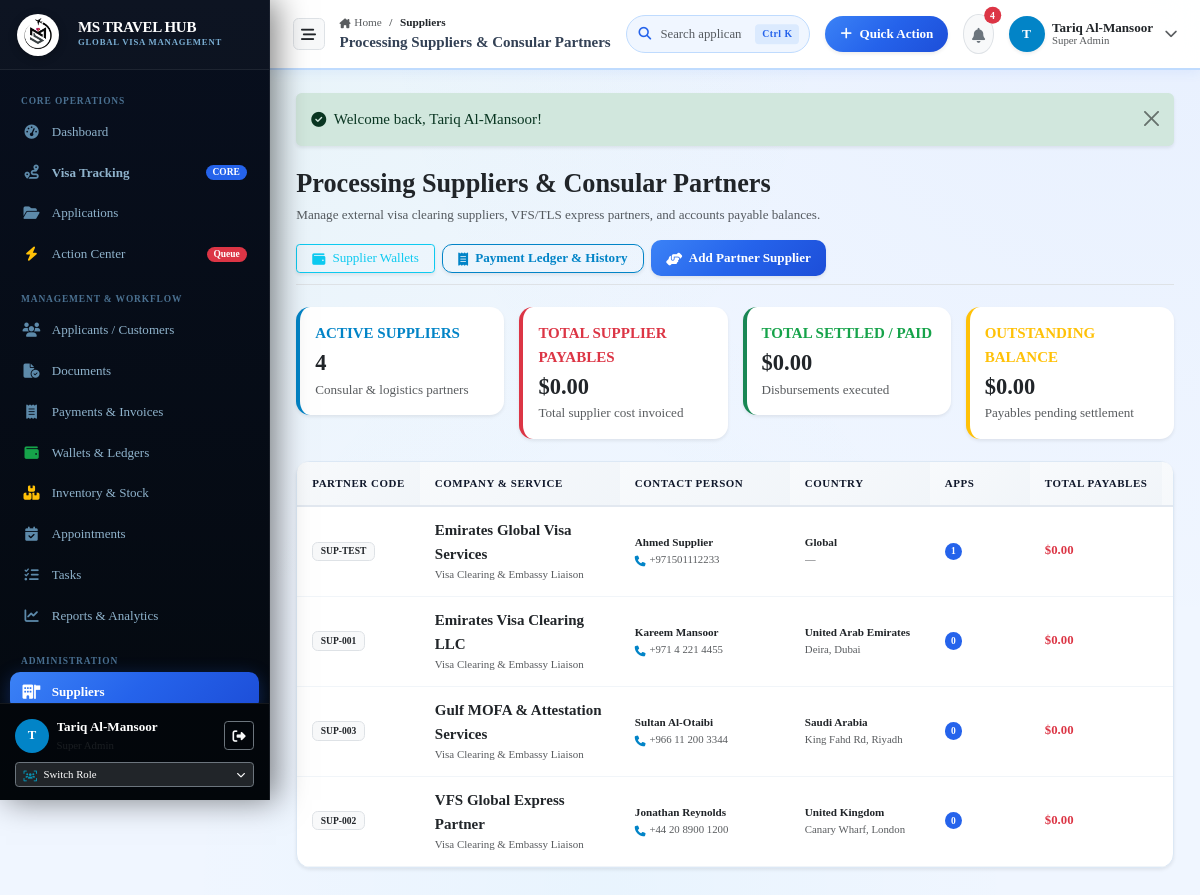
The page /suppliers (signed in) on the database as committed earlier.
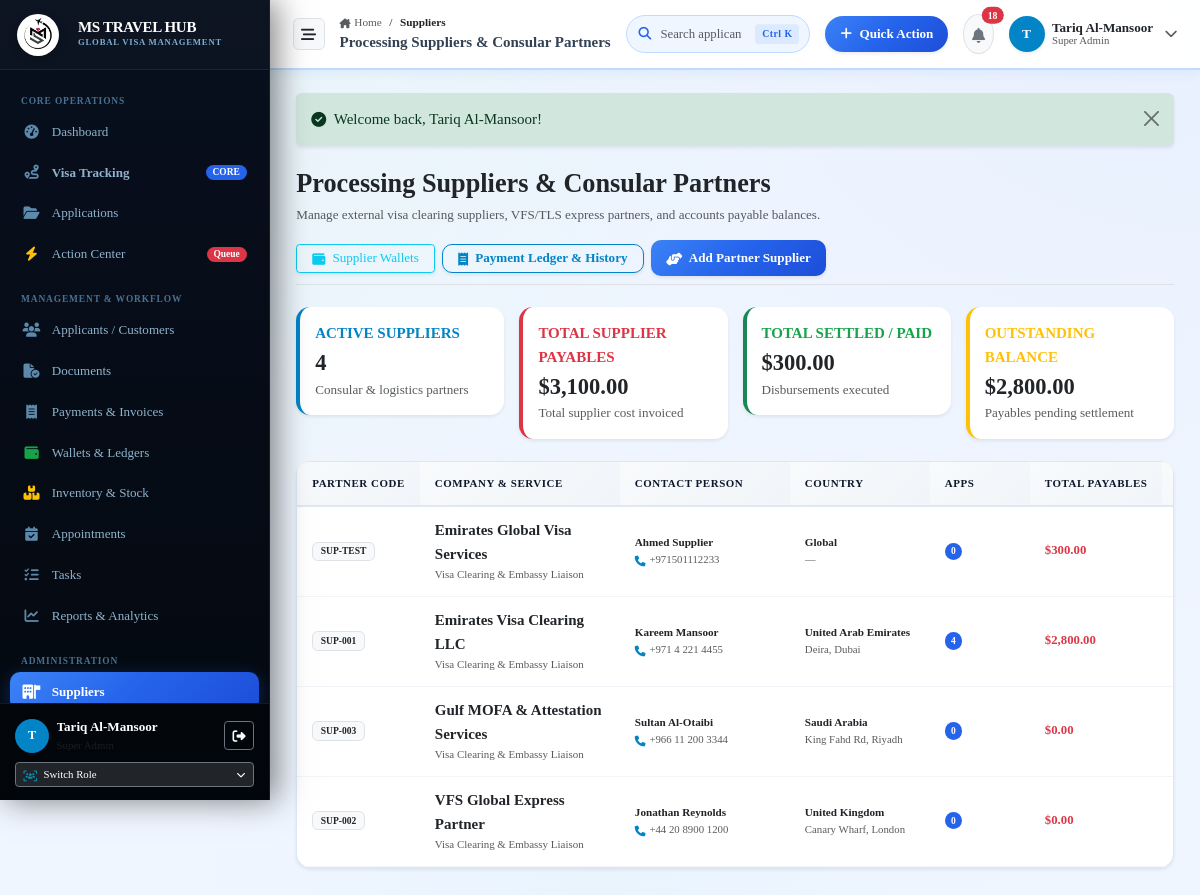
The same page on the database as committed later.
### tables this page shows
CREATE TABLE suppliers (
    id INTEGER PRIMARY KEY AUTOINCREMENT,
    supplier_code TEXT NOT NULL UNIQUE,
    company_name TEXT NOT NULL,
    contact_person TEXT,
    mobile TEXT,
    whatsapp TEXT,
    email TEXT,
    country TEXT,
    address TEXT,
    payment_terms TEXT,
    bank_details TEXT,
    notes TEXT,
    is_active INTEGER DEFAULT 1,
    created_at DATETIME DEFAULT CURRENT_TIMESTAMP,
    updated_at DATETIME DEFAULT CURRENT_TIMESTAMP
, password_hash TEXT NULL, last_login_at DATETIME NULL, portal_enabled INTEGER DEFAULT 0);

### app/Controllers/SupplierController.php (called while the page is built, shortened)
<?php
class SupplierController
{
    public function index(): void
    {
        $pdo = Database::getConnection();
        $sql = "SELECT s.*,
            COUNT(DISTINCT a.id) as total_applications,
            COALESCE((SELECT SUM(sp.payable_amount) FROM supplier_payments sp WHERE sp.supplier_id = s.id), 0) as total_payables,
            COALESCE((SELECT SUM(sp.paid_amount) FROM supplier_payments sp WHERE sp.supplier_id = s.id), 0) as total_paid
            FROM suppliers s
            LEFT JOIN applications a ON a.supplier_id = s.id
            WHERE 1=1";
        $params = [];
        $sql .= " GROUP BY s.id ORDER BY s.is_active DESC, s.company_name ASC";
        $stmt = $pdo->prepare($sql);
        $stmt->execute($params);
        $suppliers = $stmt->fetchAll(PDO::FETCH_ASSOC);
        require_once dirname(__DIR__) . '/Views/suppliers/index.php';
    }
}

### app/autoload.php (called while the page is built, shortened)
<?php
function e(?string $string): string {
    return htmlspecialchars((string)($string ?? ''), ENT_QUOTES, 'UTF-8');
}
function auth_user(): ?array {
    return $_SESSION['user'] ?? null;
}
function get_flash(): ?array {
    if (isset($_SESSION['flash'])) {
        $flash = $_SESSION['flash'];
        return $flash;
    }
    return null;
}
function format_currency(float $amount, string $currency = 'USD'): string {
    return '$' . number_format($amount, 2);
}

### app/Views/suppliers/index.php (the view, shortened to what the changed rows need)
<?php
$pageTitle = 'Processing Suppliers & Consular Partners — VISA TRACK';
$flash = get_flash();
require_once dirname(__DIR__) . '/layouts/header.php';
require_once dirname(__DIR__) . '/layouts/sidebar.php';
require_once dirname(__DIR__) . '/layouts/topbar.php';
$totalPayablesSum = 0;
$totalSettledSum = 0;
$totalOutstandingSum = 0;
foreach ($suppliers as $s) {
    $pay = (float)($s['total_payables'] ?? 0);
    $paid = (float)($s['total_paid'] ?? 0);
    $totalPayablesSum += $pay;
    $totalSettledSum += $paid;
    $totalOutstandingSum += max(0, $pay - $paid);
}
?>
<div class="content-body">
  <?php if ($flash): ?>
    <div class="alert alert-<?= e($flash['type'] === 'danger' ? 'danger' : ($flash['type'] === 'success' ? 'success' : 'info')) ?> alert-dismissible fade show mb-4 border-0 shadow-sm" role="alert">
      <div class="d-flex align-items-center gap-2">
        <i class="fa-solid <?= $flash['type'] === 'danger' ? 'fa-circle-exclamation' : ($flash['type'] === 'success' ? 'fa-circle-check' : 'fa-circle-info') ?>"></i>
        <span><?= e($flash['message']) ?></span>
      </div>
      <button type="button" class="btn-close" data-bs-dismiss="alert"></button>
    </div>
  <?php endif; ?>
  <div class="d-flex flex-wrap align-items-center justify-content-between gap-3 mb-4 pb-2 border-bottom">
    <div>
      <h3 class="fw-bold brand-font text-dark mb-1">Processing Suppliers &amp; Consular Partners</h3>
      <p class="text-muted small mb-0">Manage external visa clearing suppliers, VFS/TLS express partners, and accounts payable balances.</p>
    </div>
    <div class="d-flex align-items-center gap-2">
      <a href="/suppliers/wallet" class="btn btn-outline-info btn-sm px-3 shadow-sm">
        <i class="fa-solid fa-wallet me-1"></i> Supplier Wallets
      </a>
      <a href="/suppliers/payments" class="btn btn-outline-primary btn-sm px-3 shadow-sm">
        <i class="fa-solid fa-receipt me-1"></i> Payment Ledger &amp; History
      </a>
      <button class="btn btn-primary btn-sm px-3 shadow-sm" data-bs-toggle="modal" data-bs-target="#newSupplierModal">
        <i class="fa-solid fa-handshake-angle me-1"></i> Add Partner Supplier
      </button>
    </div>
  </div>
  <div class="row g-3 mb-4">
    <div class="col-md-3">
      <div class="card card-enterprise border-0 shadow-sm border-start border-primary border-4 p-3">
        <div class="text-xs fw-bold text-primary text-uppercase mb-1">Active Suppliers</div>
        <div class="h4 mb-0 fw-bold text-dark"><?= count($suppliers) ?></div>
        <div class="text-muted small mt-1">Consular &amp; logistics partners</div>
      </div>
    </div>
    <div class="col-md-3">
      <div class="card card-enterprise border-0 shadow-sm border-start border-danger border-4 p-3">
        <div class="text-xs fw-bold text-danger text-uppercase mb-1">Total Supplier Payables</div>
        <div class="h4 mb-0 fw-bold text-dark"><?= format_currency($totalPayablesSum) ?></div>
        <div class="text-muted small mt-1">Total supplier cost invoiced</div>
      </div>
    </div>
    <div class="col-md-3">
      <div class="card card-enterprise border-0 shadow-sm border-start border-success border-4 p-3">
        <div class="text-xs fw-bold text-success text-uppercase mb-1">Total Settled / Paid</div>
        <div class="h4 mb-0 fw-bold text-dark"><?= format_currency($totalSettledSum) ?></div>
        <div class="text-muted small mt-1">Disbursements executed</div>
      </div>
    </div>
    <div class="col-md-3">
      <div class="card card-enterprise border-0 shadow-sm border-start border-warning border-4 p-3">
        <div class="text-xs fw-bold text-warning text-uppercase mb-1">Outstanding Balance</div>
        <div class="h4 mb-0 fw-bold text-dark"><?= format_currency($totalOutstandingSum) ?></div>
        <div class="text-muted small mt-1">Payables pending settlement</div>
      </div>
    </div>
  </div>
  <div class="card card-enterprise shadow-sm">
    <div class="table-responsive">
      <table class="table-modern mb-0">
        <thead>
          <tr>
            <th style="min-width: 120px;">Partner Code</th>
            <th style="min-width: 200px;">Company &amp; Service</th>
            <th style="min-width: 170px;">Contact Person</th>
            <th style="min-width: 140px;">Country</th>
            <th style="min-width: 100px;">Apps</th>
            <th style="min-width: 120px;">Total Payables</th>
            <th style="min-width: 120px;">Total Settled</th>
          </tr>
        </thead>
        <tbody>
          <?php if (empty($suppliers)): ?>
            <tr><td colspan="9" class="text-center py-5 text-muted">No external suppliers registered.</td></tr>
          <?php else: ?>
            <?php foreach ($suppliers as $sup): ?>
              <tr>
                <td>
                  <span class="badge bg-light text-dark border fw-bold px-2 py-1"><?= e($sup['supplier_code']) ?></span>
                </td>
                <td>
                  <div class="fw-bold text-dark fs-6"><?= e($sup['company_name']) ?></div>
                  <div class="text-muted small" style="font-size: 0.73rem;"><?= e($sup['services_provided'] ?? 'Visa Clearing & Embassy Liaison') ?></div>
                </td>
                <td>
                  <div class="fw-semibold small text-dark"><?= e($sup['contact_person'] ?: 'Operations Desk') ?></div>
                  <div class="text-muted" style="font-size: 0.72rem;">
                    <i class="fa-solid fa-phone me-1 text-primary"></i><?= e($sup['mobile'] ?: $sup['email'] ?: '—') ?>
                  </div>
                </td>
                <td>
                  <div class="small fw-semibold text-dark"><?= e($sup['country'] ?: 'Global') ?></div>
                  <div class="text-muted text-truncate" style="font-size: 0.72rem; max-width: 150px;"><?= e($sup['address'] ?: '—') ?></div>
                </td>
                <td>
                  <span class="badge bg-primary rounded-pill px-2.5 py-1"><?= (int)$sup['total_applications'] ?></span>
                </td>
                <td>
                  <span class="fw-bold text-danger"><?= format_currency((float)$sup['total_payables']) ?></span>
                </td>
                <td>
                </td>
              </tr>
            <?php endforeach; ?>
          <?php endif; ?>
        </tbody>
      </table>
    </div>
  </div>
</div>
<?php require_once dirname(__DIR__) . '/layouts/footer.php'; ?>

### app/Views/layouts/topbar.php (shortened to what the changed rows need)
<?php
$currentUser = auth_user();
$pdo = App\Config\Database::getConnection();
$unreadNotifs = 0;
try {
    $stmtCount = $pdo->query("SELECT COUNT(*) FROM notifications WHERE (recipient_type = 'Staff' OR user_id = " . (int)($currentUser['id'] ?? 0) . ") AND is_read = 0");
    $unreadNotifs = (int)$stmtCount->fetchColumn();
} catch (\Throwable $e) {
}
$currentUri = parse_url($_SERVER['REQUEST_URI'] ?? '', PHP_URL_PATH);
$uriSegments = array_filter(explode('/', trim($currentUri, '/')));
?>
<div class="app-main-content" id="appMainContent">
<header class="app-topbar" id="appTopbar">
  <div class="d-flex align-items-center gap-2 gap-md-3">
    <button class="btn btn-light d-none d-lg-inline-flex p-2 border topbar-toggle-btn" id="desktopSidebarToggleBtn" type="button" aria-label="Toggle Desktop Sidebar" title="Collapse / Expand Navigation">
      <i class="fa-solid fa-bars-staggered text-dark"></i>
    </button>
    <div class="d-none d-lg-block topbar-breadcrumb-container" style="min-width: 180px; max-width: 340px;">
      <nav aria-label="breadcrumb">
        <ol class="breadcrumb mb-0" style="font-size: 0.75rem;">
          <li class="breadcrumb-item"><a href="/dashboard" class="text-decoration-none text-muted"><i class="fa-solid fa-house-chimney small me-1"></i>Home</a></li>
          <?php if (empty($uriSegments) || $currentUri === '/dashboard'): ?>
            <li class="breadcrumb-item active text-dark fw-semibold" aria-current="page">Dashboard</li>
          <?php else: ?>
            <?php
            $accumulated = '';
            $totalSeg = count($uriSegments);
            $idx = 0;
            foreach ($uriSegments as $seg):
              $idx++;
              $accumulated .= '/' . $seg;
              $segLabel = ucwords(str_replace(['-', '_'], ' ', $seg));
              if ($idx === $totalSeg): ?>
                <li class="breadcrumb-item active text-dark fw-semibold" aria-current="page"><?= e($segLabel) ?></li>
              <?php else: ?>
                <li class="breadcrumb-item"><a href="<?= e($accumulated) ?>" class="text-decoration-none text-muted"><?= e($segLabel) ?></a></li>
              <?php endif; ?>
            <?php endforeach; ?>
          <?php endif; ?>
        </ol>
      </nav>
      <?php
        $cleanTitle = trim(explode('—', (string)($pageTitle ?? 'Staff Operations'))[0]);
      ?>
      <div class="fw-bold fs-6 page-title-header text-truncate" title="<?= e($cleanTitle) ?>"><?= e($cleanTitle) ?></div>
    </div>
  </div>
  <div class="topbar-search position-relative">
    <input type="text" id="globalSearchInput" class="form-control form-control-sm" placeholder="Search applicant, passport, application #..." autocomplete="off">
    <span class="search-shortcut-badge d-none d-md-inline-block">Ctrl K</span>
  </div>
  <div class="d-flex align-items-center gap-2 gap-md-3 flex-shrink-0">
    <div class="dropdown flex-shrink-0">
      <button class="btn btn-primary btn-sm px-2.5 px-md-3 rounded-pill d-flex align-items-center gap-1 shadow-sm topbar-quick-action-btn" type="button" data-bs-toggle="dropdown" aria-expanded="false" title="Quick Action">
        <i class="fa-solid fa-plus"></i>
        <span class="d-none d-sm-inline ms-1 fw-semibold">Quick Action</span>
      </button>
    </div>
    <div class="dropdown">
      <button class="btn btn-light position-relative p-2 rounded-circle border topbar-icon-btn" id="topbarNotifBtn" type="button" data-bs-toggle="dropdown" aria-expanded="false" title="Notifications">
        <i class="fa-solid fa-bell text-secondary"></i>
        <span id="topbarNotifBadge" class="position-absolute top-0 start-100 translate-middle badge rounded-pill bg-danger <?= $unreadNotifs > 0 ? '' : 'd-none' ?>" style="font-size: 0.65rem;">
          <?= $unreadNotifs > 99 ? '99+' : $unreadNotifs ?>
        </span>
      </button>
    </div>
    <div class="dropdown">
      <a href="#" class="d-flex align-items-center gap-2 text-decoration-none text-dark topbar-user-btn" data-bs-toggle="dropdown" aria-expanded="false" title="<?= e($currentUser['name'] ?? 'User Profile') ?>">
        <div class="rounded-circle bg-primary text-white d-flex align-items-center justify-content-center fw-bold shadow-sm topbar-user-avatar" style="width: 36px; height: 36px; font-size: 0.9rem;">
          <?= strtoupper(substr($currentUser['name'] ?? 'U', 0, 1)) ?>
        </div>
        <div class="d-none d-lg-block text-start" style="line-height: 1.1;">
          <div class="fw-semibold small user-name-label"><?= e($currentUser['name'] ?? 'Staff') ?></div>
          <div class="text-muted user-role-label" style="font-size: 0.72rem;"><?= e($currentUser['role_name'] ?? 'Staff') ?></div>
        </div>
        <i class="fa-solid fa-chevron-down text-muted small ms-1 d-none d-sm-inline-block"></i>
      </a>
    </div>
  </div>
</header>

Rows that differ between the two databases and show on the page:
computed for suppliers "Emirates Global Visa Services": total_applications "1" → "0"; total_payables "$0.00" → "$300.00"
changed suppliers "Emirates Visa Clearing LLC": total_applications "0" → "4"; total_payables "$0.00" → "$2,800.00"
Other text that changed with them:
$unreadNotifs: "4" → "18"
format_currency($totalPayablesSum): "$0.00" → "$3,100.00"
format_currency($totalSettledSum): "$0.00" → "$300.00"
format_currency($totalOutstandingSum): "$0.00" → "$2,800.00"
